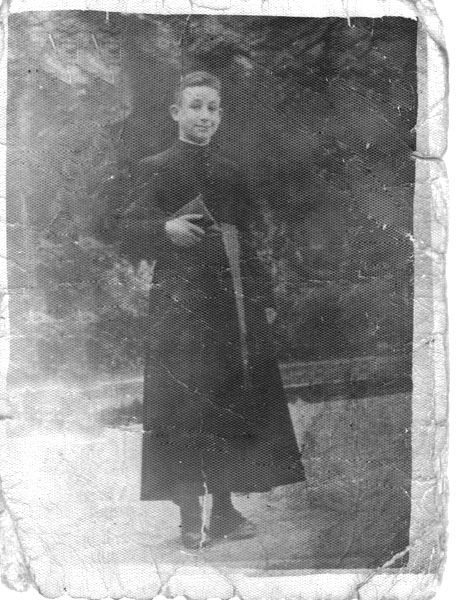
%> input picture ajaj/seminarista.jpg, 457 x 600 px
$ octave fourier2d.m   (GNU Octave 9; MATLAB toolbox functions it lacks are replaced by stand-ins)
%> lines starting %> are read from the running program, lines starting %| are printed output that depends on the picture
%% transp 23
close all;
Fs = 100;
[X,Y]=meshgrid(-1:1/Fs:1,-1:1/Fs:1);
A = 1;
Fr1=8;
Fr2=8;
Z=A*sin(2*pi*Fr1*X+2*pi*Fr2*Y);
figure, imagesc(Z), colormap gray;
%> after `colormap gray`:
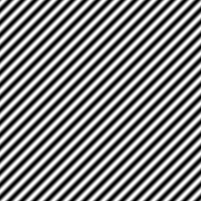
%> displayed picture: size 201x201x3, on the screen's scale of 0 to 255; min 0, max 255, mean 127.5
T=fft2(Z);
figure, imagesc(abs(T)), colormap gray;
J=fftshift(T);
figure, imagesc(abs(J)), colormap gray;
%> after `colormap gray`:
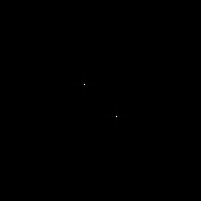
%> displayed picture: size 201x201x3, on the screen's scale of 0 to 255; min 0, max 255, mean 0; mean of the top-left, top-right, bottom-left and bottom-right quarters 0.1, 0, 0, 0.1

%% transp 25
close all;
% [10 lines of commented-out code are left out]

semin = imread('seminarista.jpg');
%> semin is the input picture: size 600x457 uint8; min 11, max 255, mean 136.2
T=fft2(semin);
figure, imagesc(abs(T)), colormap gray;
J=fftshift(T);
figure, imagesc(abs(J)), colormap gray;
%> (the run ends here)
